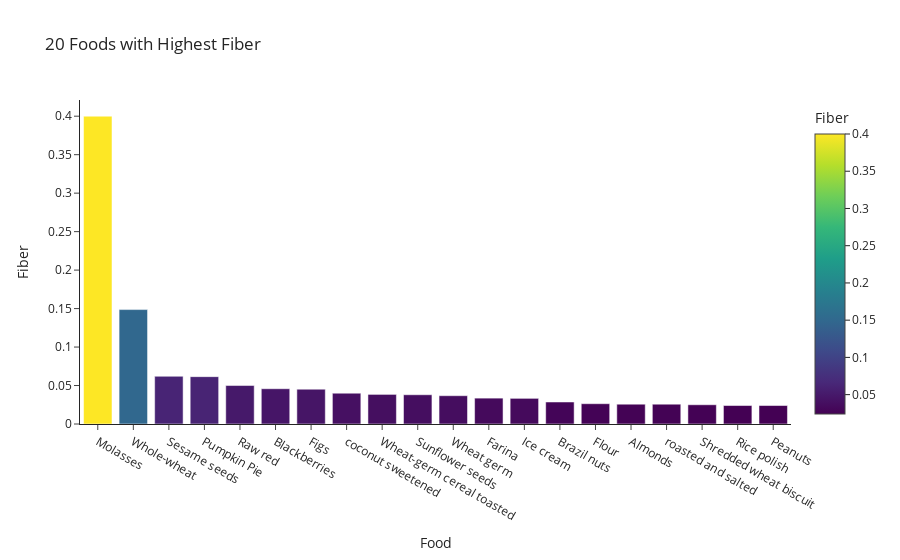

The cell this chart's notebook holds for it:
### Markdown cell above
Now to look for common desires in food. First, let us look at the foods that have the higest fibre content, using a bar chart:

### Code cell
fiber = nutrition.sort_values(by='Fiber', ascending= False)
top_20_fiber = fiber.head(20)
fig = px.bar(top_20_fiber, x='Food', y='Fiber', color='Fiber', title=' 20 Foods with Highest Fiber', template = 'simple_white')
fig.show()

### Figure 1 — Plotly figure (JSON) as saved in the notebook; plotly's stock layout.template omitted (floating-point values rounded to 4 significant figures)
{"data": [{"alignmentgroup": "True", "hovertemplate": "Food=%{x}<br>Fiber=%{marker.color}<extra></extra>", "legendgroup": "", "marker": {"color": [0.4, 0.1487, 0.062, 0.06154, 0.05, 0.04583, 0.04524, 0.04, 0.03846, 0.038, 0.03676, 0.03361, 0.03333, 0.02857, 0.02636, 0.02571, 0.02571, 0.025, 0.024, 0.024], "coloraxis": "coloraxis", "pattern": {"shape": ""}}, "name": "", "offsetgroup": "", "orientation": "v", "showlegend": false, "textposition": "auto", "type": "bar", "x": ["Molasses", "Whole-wheat", "Sesame seeds", "Pumpkin Pie", "Raw red", "Blackberries", "Figs", "coconut sweetened", "Wheat-germ cereal toasted", "Sunflower seeds", "Wheat germ", "Farina", "Ice cream", "Brazil nuts", "Flour", "Almonds", "roasted and salted", "Shredded wheat biscuit", "Rice polish", "Peanuts"], "xaxis": "x", "y": [0.4, 0.1487, 0.062, 0.06154, 0.05, 0.04583, 0.04524, 0.04, 0.03846, 0.038, 0.03676, 0.03361, 0.03333, 0.02857, 0.02636, 0.02571, 0.02571, 0.025, 0.024, 0.024], "yaxis": "y"}], "layout": {"autosize": true, "barmode": "relative", "coloraxis": {"colorbar": {"title": {"text": "Fiber"}}, "colorscale": [[0, "#440154"], [0.1111, "#482878"], [0.2222, "#3e4989"], [0.3333, "#31688e"], [0.4444, "#26828e"], [0.5556, "#1f9e89"], [0.6667, "#35b779"], [0.7778, "#6ece58"], [0.8889, "#b5de2b"], [1, "#fde725"]]}, "legend": {"tracegroupgap": 0}, "title": {"text": " 20 Foods with Highest Fiber"}, "xaxis": {"anchor": "y", "autorange": true, "domain": [0, 1], "range": [-0.5, 19.5], "title": {"text": "Food"}, "type": "category"}, "yaxis": {"anchor": "x", "autorange": true, "domain": [0, 1], "range": [0, 0.4211], "title": {"text": "Fiber"}, "type": "linear"}}}
